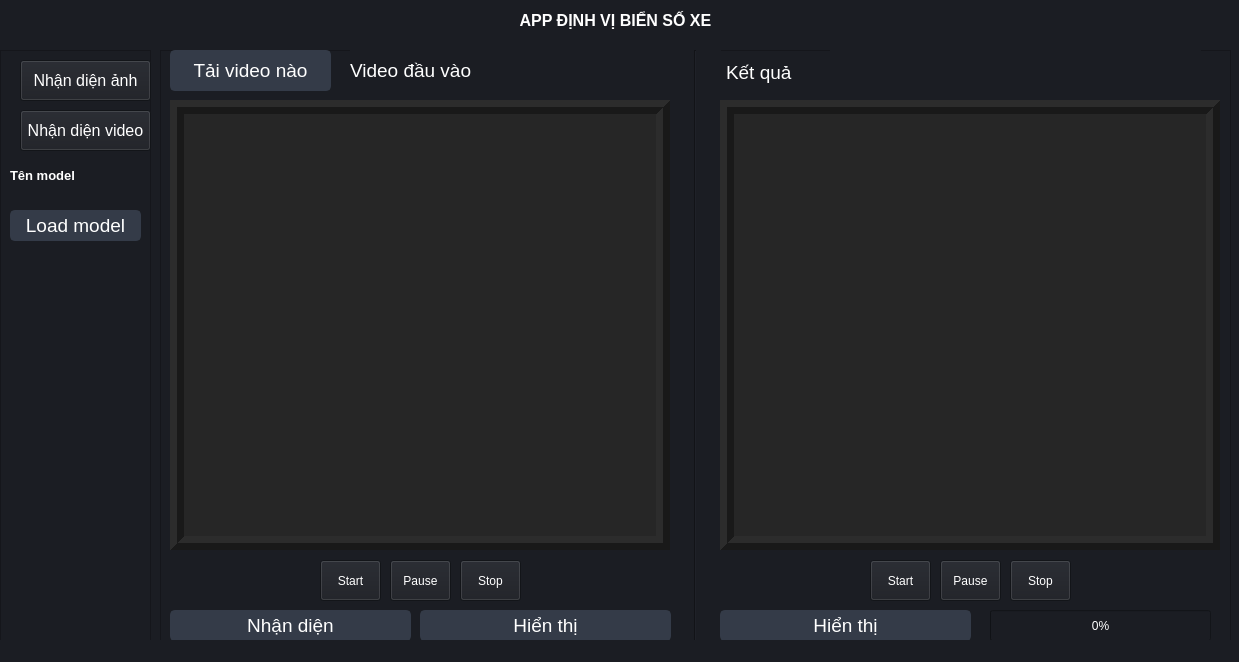
<?xml version="1.0" encoding="UTF-8"?>
<ui version="4.0">
 <class>MainWindow</class>
 <widget class="QMainWindow" name="MainWindow">
  <property name="geometry">
   <rect>
    <x>0</x>
    <y>0</y>
    <width>1239</width>
    <height>662</height>
   </rect>
  </property>
  <property name="windowTitle">
   <string>MainWindow</string>
  </property>
  <property name="styleSheet">
   <string notr="true">background-color: rgb(27, 29, 35); color:white</string>
  </property>
  <widget class="QWidget" name="centralwidget">
   <widget class="QLabel" name="title">
    <property name="geometry">
     <rect>
      <x>0</x>
      <y>0</y>
      <width>1231</width>
      <height>41</height>
     </rect>
    </property>
    <property name="font">
     <font>
      <family>Segoe UI</family>
      <pointsize>12</pointsize>
      <weight>75</weight>
      <bold>true</bold>
     </font>
    </property>
    <property name="styleSheet">
     <string notr="true"/>
    </property>
    <property name="text">
     <string>APP ĐỊNH VỊ BIỂN SỐ XE</string>
    </property>
    <property name="alignment">
     <set>Qt::AlignCenter</set>
    </property>
   </widget>
   <widget class="QFrame" name="frameImage">
    <property name="geometry">
     <rect>
      <x>160</x>
      <y>50</y>
      <width>1071</width>
      <height>591</height>
     </rect>
    </property>
    <property name="frameShape">
     <enum>QFrame::StyledPanel</enum>
    </property>
    <property name="frameShadow">
     <enum>QFrame::Raised</enum>
    </property>
    <widget class="QPushButton" name="btnHienThiInput">
     <property name="geometry">
      <rect>
       <x>260</x>
       <y>510</y>
       <width>251</width>
       <height>51</height>
      </rect>
     </property>
     <property name="font">
      <font>
       <pointsize>14</pointsize>
      </font>
     </property>
     <property name="styleSheet">
      <string notr="true">QPushButton {
	border: 2px solid rgb(52, 59, 72);
	border-radius: 5px;	
	background-color: rgb(52, 59, 72);
}
QPushButton:hover {
	background-color: rgb(57, 65, 80);
	border: 2px solid rgb(61, 70, 86);
}
QPushButton:pressed {	
	background-color: rgb(35, 40, 49);
	border: 2px solid rgb(43, 50, 61);
}</string>
     </property>
     <property name="text">
      <string>Hiển thị</string>
     </property>
    </widget>
    <widget class="Line" name="line">
     <property name="geometry">
      <rect>
       <x>510</x>
       <y>0</y>
       <width>51</width>
       <height>591</height>
      </rect>
     </property>
     <property name="orientation">
      <enum>Qt::Vertical</enum>
     </property>
    </widget>
    <widget class="QLabel" name="imgChuaDetect">
     <property name="geometry">
      <rect>
       <x>10</x>
       <y>50</y>
       <width>500</width>
       <height>450</height>
      </rect>
     </property>
     <property name="styleSheet">
      <string notr="true">QLabel{
	background: rgb(38, 38, 38)
}</string>
     </property>
     <property name="frameShape">
      <enum>QFrame::Box</enum>
     </property>
     <property name="frameShadow">
      <enum>QFrame::Raised</enum>
     </property>
     <property name="lineWidth">
      <number>7</number>
     </property>
     <property name="text">
      <string/>
     </property>
    </widget>
    <widget class="QPushButton" name="btnDetectImage">
     <property name="geometry">
      <rect>
       <x>10</x>
       <y>510</y>
       <width>241</width>
       <height>51</height>
      </rect>
     </property>
     <property name="font">
      <font>
       <pointsize>14</pointsize>
      </font>
     </property>
     <property name="styleSheet">
      <string notr="true">QPushButton {
	border: 2px solid rgb(52, 59, 72);
	border-radius: 5px;	
	background-color: rgb(52, 59, 72);
}
QPushButton:hover {
	background-color: rgb(57, 65, 80);
	border: 2px solid rgb(61, 70, 86);
}
QPushButton:pressed {	
	background-color: rgb(35, 40, 49);
	border: 2px solid rgb(43, 50, 61);
}</string>
     </property>
     <property name="text">
      <string>Nhận diện</string>
     </property>
    </widget>
    <widget class="QLabel" name="imgDaDetect">
     <property name="geometry">
      <rect>
       <x>560</x>
       <y>50</y>
       <width>500</width>
       <height>450</height>
      </rect>
     </property>
     <property name="styleSheet">
      <string notr="true">QLabel{
	background: rgb(38, 38, 38)
}</string>
     </property>
     <property name="frameShape">
      <enum>QFrame::Box</enum>
     </property>
     <property name="frameShadow">
      <enum>QFrame::Raised</enum>
     </property>
     <property name="lineWidth">
      <number>7</number>
     </property>
     <property name="text">
      <string/>
     </property>
    </widget>
    <widget class="QPushButton" name="btnTaiAnh">
     <property name="geometry">
      <rect>
       <x>10</x>
       <y>0</y>
       <width>161</width>
       <height>41</height>
      </rect>
     </property>
     <property name="font">
      <font>
       <pointsize>14</pointsize>
      </font>
     </property>
     <property name="styleSheet">
      <string notr="true">QPushButton {
	border: 2px solid rgb(52, 59, 72);
	border-radius: 5px;	
	background-color: rgb(52, 59, 72);
}
QPushButton:hover {
	background-color: rgb(57, 65, 80);
	border: 2px solid rgb(61, 70, 86);
}
QPushButton:pressed {	
	background-color: rgb(35, 40, 49);
	border: 2px solid rgb(43, 50, 61);
}</string>
     </property>
     <property name="text">
      <string>Tải ảnh nào</string>
     </property>
    </widget>
    <widget class="QLabel" name="lbKetQua">
     <property name="geometry">
      <rect>
       <x>566</x>
       <y>2</y>
       <width>101</width>
       <height>41</height>
      </rect>
     </property>
     <property name="font">
      <font>
       <pointsize>14</pointsize>
      </font>
     </property>
     <property name="text">
      <string>Kết quả</string>
     </property>
    </widget>
    <widget class="QLabel" name="lbAnhDauVao">
     <property name="geometry">
      <rect>
       <x>190</x>
       <y>0</y>
       <width>321</width>
       <height>41</height>
      </rect>
     </property>
     <property name="font">
      <font>
       <pointsize>14</pointsize>
      </font>
     </property>
     <property name="text">
      <string>Ảnh đầu vào</string>
     </property>
    </widget>
    <widget class="QLabel" name="lbThoiGian">
     <property name="geometry">
      <rect>
       <x>680</x>
       <y>0</y>
       <width>371</width>
       <height>41</height>
      </rect>
     </property>
     <property name="font">
      <font>
       <pointsize>14</pointsize>
      </font>
     </property>
     <property name="text">
      <string/>
     </property>
    </widget>
    <widget class="QPushButton" name="btnHienThiOutput">
     <property name="geometry">
      <rect>
       <x>560</x>
       <y>510</y>
       <width>251</width>
       <height>51</height>
      </rect>
     </property>
     <property name="font">
      <font>
       <pointsize>14</pointsize>
      </font>
     </property>
     <property name="styleSheet">
      <string notr="true">QPushButton {
	border: 2px solid rgb(52, 59, 72);
	border-radius: 5px;	
	background-color: rgb(52, 59, 72);
}
QPushButton:hover {
	background-color: rgb(57, 65, 80);
	border: 2px solid rgb(61, 70, 86);
}
QPushButton:pressed {	
	background-color: rgb(35, 40, 49);
	border: 2px solid rgb(43, 50, 61);
}</string>
     </property>
     <property name="text">
      <string>Hiển thị</string>
     </property>
    </widget>
    <widget class="QFrame" name="frameVideo">
     <property name="geometry">
      <rect>
       <x>0</x>
       <y>0</y>
       <width>1071</width>
       <height>591</height>
      </rect>
     </property>
     <property name="font">
      <font>
       <pointsize>14</pointsize>
      </font>
     </property>
     <property name="frameShape">
      <enum>QFrame::StyledPanel</enum>
     </property>
     <property name="frameShadow">
      <enum>QFrame::Raised</enum>
     </property>
     <widget class="Line" name="line_2">
      <property name="geometry">
       <rect>
        <x>510</x>
        <y>0</y>
        <width>51</width>
        <height>591</height>
       </rect>
      </property>
      <property name="orientation">
       <enum>Qt::Vertical</enum>
      </property>
     </widget>
     <widget class="QLabel" name="videoChuaDetect">
      <property name="geometry">
       <rect>
        <x>10</x>
        <y>50</y>
        <width>500</width>
        <height>450</height>
       </rect>
      </property>
      <property name="styleSheet">
       <string notr="true">QLabel{
	background: rgb(38, 38, 38)
}</string>
      </property>
      <property name="frameShape">
       <enum>QFrame::Box</enum>
      </property>
      <property name="frameShadow">
       <enum>QFrame::Raised</enum>
      </property>
      <property name="lineWidth">
       <number>7</number>
      </property>
      <property name="text">
       <string/>
      </property>
     </widget>
     <widget class="QPushButton" name="btnDetectVideo">
      <property name="geometry">
       <rect>
        <x>10</x>
        <y>560</y>
        <width>241</width>
        <height>31</height>
       </rect>
      </property>
      <property name="font">
       <font>
        <pointsize>14</pointsize>
       </font>
      </property>
      <property name="styleSheet">
       <string notr="true">QPushButton {
	border: 2px solid rgb(52, 59, 72);
	border-radius: 5px;	
	background-color: rgb(52, 59, 72);
}
QPushButton:hover {
	background-color: rgb(57, 65, 80);
	border: 2px solid rgb(61, 70, 86);
}
QPushButton:pressed {	
	background-color: rgb(35, 40, 49);
	border: 2px solid rgb(43, 50, 61);
}</string>
      </property>
      <property name="text">
       <string>Nhận diện</string>
      </property>
     </widget>
     <widget class="QLabel" name="videoDaDetect">
      <property name="geometry">
       <rect>
        <x>560</x>
        <y>50</y>
        <width>500</width>
        <height>450</height>
       </rect>
      </property>
      <property name="styleSheet">
       <string notr="true">QLabel{
	background: rgb(38, 38, 38)
}</string>
      </property>
      <property name="frameShape">
       <enum>QFrame::Box</enum>
      </property>
      <property name="frameShadow">
       <enum>QFrame::Raised</enum>
      </property>
      <property name="lineWidth">
       <number>7</number>
      </property>
      <property name="text">
       <string/>
      </property>
     </widget>
     <widget class="QPushButton" name="btnTaiVideo">
      <property name="geometry">
       <rect>
        <x>10</x>
        <y>0</y>
        <width>161</width>
        <height>41</height>
       </rect>
      </property>
      <property name="font">
       <font>
        <pointsize>14</pointsize>
       </font>
      </property>
      <property name="styleSheet">
       <string notr="true">QPushButton {
	border: 2px solid rgb(52, 59, 72);
	border-radius: 5px;	
	background-color: rgb(52, 59, 72);
}
QPushButton:hover {
	background-color: rgb(57, 65, 80);
	border: 2px solid rgb(61, 70, 86);
}
QPushButton:pressed {	
	background-color: rgb(35, 40, 49);
	border: 2px solid rgb(43, 50, 61);
}</string>
      </property>
      <property name="text">
       <string>Tải video nào</string>
      </property>
     </widget>
     <widget class="QLabel" name="lbKetQuaVideo">
      <property name="geometry">
       <rect>
        <x>566</x>
        <y>2</y>
        <width>101</width>
        <height>41</height>
       </rect>
      </property>
      <property name="font">
       <font>
        <pointsize>14</pointsize>
       </font>
      </property>
      <property name="text">
       <string>Kết quả</string>
      </property>
     </widget>
     <widget class="QLabel" name="lbVideoInput">
      <property name="geometry">
       <rect>
        <x>190</x>
        <y>0</y>
        <width>321</width>
        <height>41</height>
       </rect>
      </property>
      <property name="font">
       <font>
        <pointsize>14</pointsize>
       </font>
      </property>
      <property name="text">
       <string>Video đầu vào</string>
      </property>
     </widget>
     <widget class="QLabel" name="lbThoiGianVideo">
      <property name="geometry">
       <rect>
        <x>670</x>
        <y>0</y>
        <width>371</width>
        <height>41</height>
       </rect>
      </property>
      <property name="font">
       <font>
        <pointsize>14</pointsize>
       </font>
      </property>
      <property name="text">
       <string/>
      </property>
     </widget>
     <widget class="QPushButton" name="btnHienThiInputVideo">
      <property name="geometry">
       <rect>
        <x>260</x>
        <y>560</y>
        <width>251</width>
        <height>31</height>
       </rect>
      </property>
      <property name="font">
       <font>
        <pointsize>14</pointsize>
       </font>
      </property>
      <property name="styleSheet">
       <string notr="true">QPushButton {
	border: 2px solid rgb(52, 59, 72);
	border-radius: 5px;	
	background-color: rgb(52, 59, 72);
}
QPushButton:hover {
	background-color: rgb(57, 65, 80);
	border: 2px solid rgb(61, 70, 86);
}
QPushButton:pressed {	
	background-color: rgb(35, 40, 49);
	border: 2px solid rgb(43, 50, 61);
}</string>
      </property>
      <property name="text">
       <string>Hiển thị</string>
      </property>
     </widget>
     <widget class="QPushButton" name="btnHienThiOutputVideo">
      <property name="geometry">
       <rect>
        <x>560</x>
        <y>560</y>
        <width>251</width>
        <height>31</height>
       </rect>
      </property>
      <property name="font">
       <font>
        <pointsize>14</pointsize>
       </font>
      </property>
      <property name="styleSheet">
       <string notr="true">QPushButton {
	border: 2px solid rgb(52, 59, 72);
	border-radius: 5px;	
	background-color: rgb(52, 59, 72);
}
QPushButton:hover {
	background-color: rgb(57, 65, 80);
	border: 2px solid rgb(61, 70, 86);
}
QPushButton:pressed {	
	background-color: rgb(35, 40, 49);
	border: 2px solid rgb(43, 50, 61);
}</string>
      </property>
      <property name="text">
       <string>Hiển thị</string>
      </property>
     </widget>
     <widget class="QPushButton" name="btnStartInputVideo">
      <property name="geometry">
       <rect>
        <x>160</x>
        <y>510</y>
        <width>61</width>
        <height>41</height>
       </rect>
      </property>
      <property name="text">
       <string>Start</string>
      </property>
     </widget>
     <widget class="QPushButton" name="btnPauseInputVideo">
      <property name="geometry">
       <rect>
        <x>230</x>
        <y>510</y>
        <width>61</width>
        <height>41</height>
       </rect>
      </property>
      <property name="text">
       <string>Pause</string>
      </property>
     </widget>
     <widget class="QPushButton" name="btnStopInputVideo">
      <property name="geometry">
       <rect>
        <x>300</x>
        <y>510</y>
        <width>61</width>
        <height>41</height>
       </rect>
      </property>
      <property name="text">
       <string>Stop</string>
      </property>
     </widget>
     <widget class="QPushButton" name="btnStopOutputVideo">
      <property name="geometry">
       <rect>
        <x>850</x>
        <y>510</y>
        <width>61</width>
        <height>41</height>
       </rect>
      </property>
      <property name="text">
       <string>Stop</string>
      </property>
     </widget>
     <widget class="QPushButton" name="btnStartOutputVideo">
      <property name="geometry">
       <rect>
        <x>710</x>
        <y>510</y>
        <width>61</width>
        <height>41</height>
       </rect>
      </property>
      <property name="text">
       <string>Start</string>
      </property>
     </widget>
     <widget class="QPushButton" name="btnPauseOutputVideo">
      <property name="geometry">
       <rect>
        <x>780</x>
        <y>510</y>
        <width>61</width>
        <height>41</height>
       </rect>
      </property>
      <property name="text">
       <string>Pause</string>
      </property>
     </widget>
     <widget class="QProgressBar" name="pbVideoDetect">
      <property name="geometry">
       <rect>
        <x>830</x>
        <y>560</y>
        <width>221</width>
        <height>31</height>
       </rect>
      </property>
      <property name="value">
       <number>0</number>
      </property>
     </widget>
    </widget>
   </widget>
   <widget class="QFrame" name="frame_2">
    <property name="geometry">
     <rect>
      <x>0</x>
      <y>50</y>
      <width>151</width>
      <height>591</height>
     </rect>
    </property>
    <property name="frameShape">
     <enum>QFrame::StyledPanel</enum>
    </property>
    <property name="frameShadow">
     <enum>QFrame::Raised</enum>
    </property>
    <widget class="QPushButton" name="btnLoadModel">
     <property name="geometry">
      <rect>
       <x>10</x>
       <y>160</y>
       <width>131</width>
       <height>31</height>
      </rect>
     </property>
     <property name="font">
      <font>
       <pointsize>14</pointsize>
      </font>
     </property>
     <property name="styleSheet">
      <string notr="true">QPushButton {
	border: 2px solid rgb(52, 59, 72);
	border-radius: 5px;	
	background-color: rgb(52, 59, 72);
}
QPushButton:hover {
	background-color: rgb(57, 65, 80);
	border: 2px solid rgb(61, 70, 86);
}
QPushButton:pressed {	
	background-color: rgb(35, 40, 49);
	border: 2px solid rgb(43, 50, 61);
}</string>
     </property>
     <property name="text">
      <string>Load model</string>
     </property>
    </widget>
    <widget class="QLabel" name="lbTenModel">
     <property name="geometry">
      <rect>
       <x>10</x>
       <y>110</y>
       <width>131</width>
       <height>31</height>
      </rect>
     </property>
     <property name="font">
      <font>
       <family>Segoe UI</family>
       <pointsize>10</pointsize>
       <weight>75</weight>
       <bold>true</bold>
      </font>
     </property>
     <property name="styleSheet">
      <string notr="true"/>
     </property>
     <property name="text">
      <string>Tên model</string>
     </property>
    </widget>
    <widget class="QLabel" name="status">
     <property name="geometry">
      <rect>
       <x>20</x>
       <y>210</y>
       <width>121</width>
       <height>61</height>
      </rect>
     </property>
     <property name="font">
      <font>
       <pointsize>14</pointsize>
      </font>
     </property>
     <property name="text">
      <string/>
     </property>
    </widget>
    <widget class="QPushButton" name="btnImageMode">
     <property name="geometry">
      <rect>
       <x>20</x>
       <y>10</y>
       <width>131</width>
       <height>41</height>
      </rect>
     </property>
     <property name="font">
      <font>
       <pointsize>12</pointsize>
      </font>
     </property>
     <property name="text">
      <string>Nhận diện ảnh</string>
     </property>
    </widget>
    <widget class="QPushButton" name="btnVideoMode">
     <property name="geometry">
      <rect>
       <x>20</x>
       <y>60</y>
       <width>131</width>
       <height>41</height>
      </rect>
     </property>
     <property name="font">
      <font>
       <pointsize>12</pointsize>
      </font>
     </property>
     <property name="text">
      <string>Nhận diện video</string>
     </property>
    </widget>
   </widget>
  </widget>
  <widget class="QStatusBar" name="statusbar"/>
 </widget>
 <resources/>
 <connections/>
</ui>
